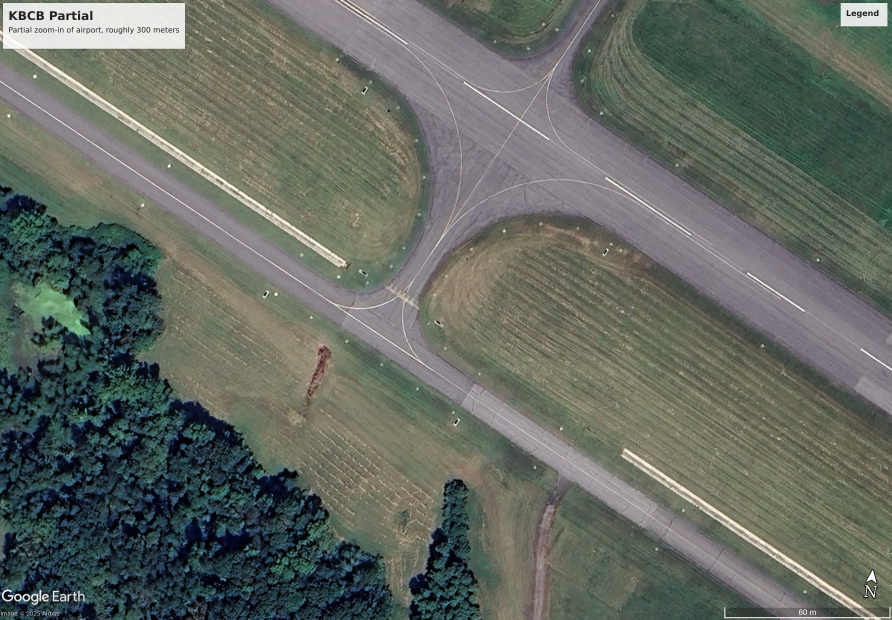
#> input picture s4/datasets/KBCB_satellite/KBCB_partial.jpg, 1783 x 1239 px (shown at 1/2 size)
$ jupyter execute map_seam_detect.ipynb   (shell and % lines are left out)   (older library calls are emulated)
#> lines starting #> are read from the running program, lines starting #| are printed output that depends on the picture
## Map seam detection
Searching the satellite reference map for geometric seams (local stitching offsets)
- Runway features are straight, so each long linear feature should be a straight line in the map
- Rotate runway to horizontal, track each feature's cross-track position y(s) per column, fit a robust line, inspect residual r(s)
- A seam = step in r(s) at the SAME along-track position s across several features

Simplifications (stated up front)
- Google Earth screenshot: no georeferencing or seamline metadata
- Pixel scale taken from the 60 m scale bar (approx)
- Every feature is treated as an edge (signed y-gradient peak) - a painted line is two edges (rising + falling)

[cell 1]
import numpy as np
import cv2
import matplotlib.pyplot as plt
import warnings
from scipy.signal import find_peaks

[cell 2]
# Satellite reference image
sat_ref = "../datasets/KBCB_satellite/KBCB_partial.jpg" # Public google earth satellite imagery

# SIMPLIFICATION: 60 m scale bar is ~325 px wide in this screenshot -> approx scale
M_PER_PX = 60 / 325

im_bgr = cv2.imread(sat_ref)
#> im_bgr is the input picture: shape (1239, 1783, 3); mean B, G, R 97.9, 105.7, 99.9
im_rgb = cv2.cvtColor(im_bgr, cv2.COLOR_BGR2RGB)
gray = cv2.cvtColor(im_bgr, cv2.COLOR_BGR2GRAY).astype(np.float64) / 255.0
H, W = gray.shape
print("Image (H, W):", (H, W), " approx m/px:", round(M_PER_PX, 3))
#| Image (H, W): (1239, 1783)  approx m/px: 0.185

# Overlay boxes to mask (x0, y0, x1, y1)
overlays = {'title': (0, 0, 375, 100),
            'legend': (1675, 0, 1783, 55),
            'logo': (0, 1170, 180, 1239),
            'scale_north': (1440, 1130, 1783, 1239)}
mask = np.ones((H, W), np.uint8)
for x0, y0, x1, y1 in overlays.values():
    mask[y0:y1, x0:x1] = 0

plt.figure(figsize=(12, 8))
plt.imshow(im_rgb)
plt.imshow(np.ma.masked_where(mask > 0, mask), cmap='autumn', alpha=0.5)
plt.title("Satellite map - masked overlays in red")
plt.show()

### Step 1: rotate runway to horizontal
- Canny turns grayscale image into edge map
- Hough lines find straight segments in the edge map
- Median angle of long egdes (over 600 pixels), keep all those within 2 degrees
- Average angle kept by weight
- Rotate full image about center so lane lines are across image

[cell 3]
# Runway direction from long Hough lines
edges = cv2.Canny((gray * 255).astype(np.uint8), 50, 150)
edges[mask == 0] = 0
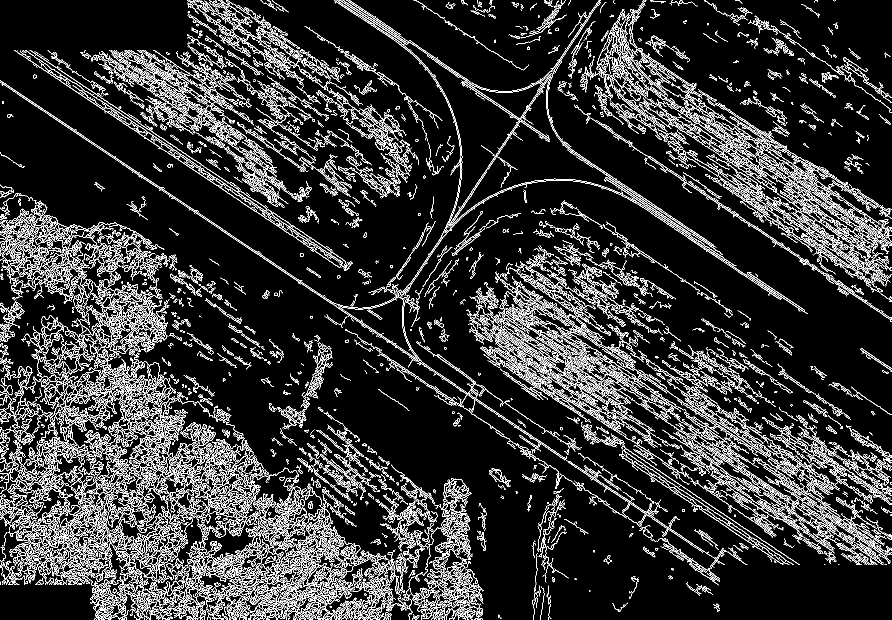
#> edges: shape (1239, 1783) (shown at 1/2 size); 13% white in thin lines or dots
lines = cv2.HoughLinesP(edges, 1, np.pi / 720, 200, minLineLength=300, maxLineGap=10)[:, 0]
#> lines = 29 rows, first 6: [0, 161, 1449, 1129], [0, 164, 1145, 929], [59, 100, 701, 529], [872, 747, 1376, 1084], [28, 100, 689, 541], [1223, 771, 1562, 996]
ang = np.degrees(np.arctan2(lines[:, 3] - lines[:, 1], lines[:, 2] - lines[:, 0]))
#> ang = 29 values, max 45 at index 15, min -56.42 at index 8, mean 25.38
length = np.hypot(lines[:, 2] - lines[:, 0], lines[:, 3] - lines[:, 1])
#> length = 29 values, max 1742.6 at index 0, min 321.4 at index 25, mean 597.3

# Dominant direction = median of the longest lines (runway / taxiway edges); keep lines within 2 deg of it
mode = np.median(ang[length > 600])
#> mode = 33.75
keep = np.abs(ang - mode) < 2
theta_deg = np.average(ang[keep], weights=length[keep])
#> theta_deg = 33.74
print(f"Lines kept: {keep.sum()}/{len(ang)}   runway angle: {theta_deg:.3f} deg")
#| Lines kept: 17/29   runway angle: 33.740 deg

def rotate_keep_all(img, theta_deg, interp):
    """
    Rotate image by theta_deg (CCW) on an expanded canvas so nothing is cropped
    Output: rotated image, 2x3 affine used
    """
#> called with theta_deg = 33.74, interp = 2
    h, w = img.shape[:2]
    R = cv2.getRotationMatrix2D((w / 2, h / 2), theta_deg, 1.0)
#> R = [[0.832, 0.555, -193.9], [-0.555, 0.832, 599.5]]
    c, s = abs(R[0, 0]), abs(R[0, 1])
#> c = 0.832; s = 0.555
    nw, nh = int(np.ceil(h * s + w * c)), int(np.ceil(h * c + w * s))
#> nw = 2171; nh = 2021
    R[0, 2] += nw / 2 - w / 2
    R[1, 2] += nh / 2 - h / 2
    return cv2.warpAffine(img, R, (nw, nh), flags=interp, borderValue=0), R

gray_r, R_rot = rotate_keep_all(gray, theta_deg, cv2.INTER_CUBIC)
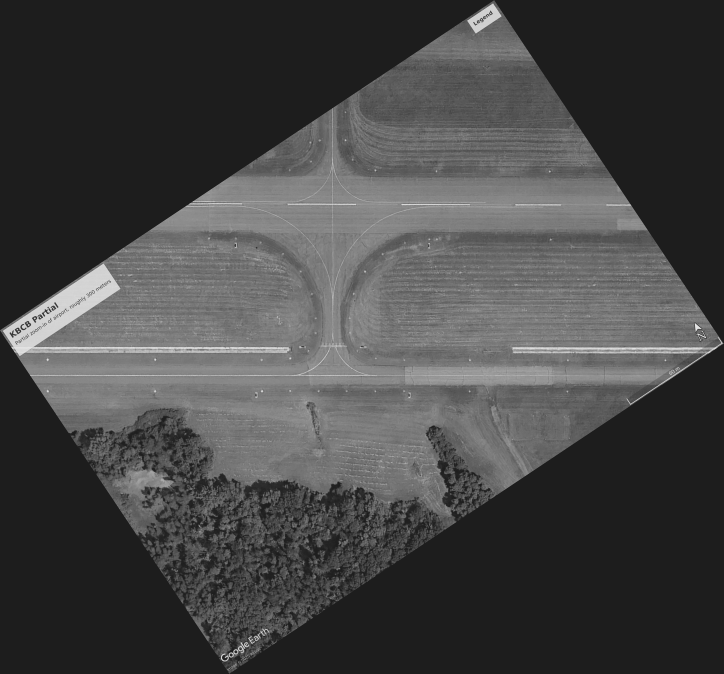
#> gray_r: shape (2021, 2171) float64 (shown at 1/3 size); min -0.15, max 1.13, mean 0.203; drawn with min black and max white
#> R_rot = [[0.832, 0.555, 0.0725], [-0.555, 0.832, 990.5]]
rgb_r, _ = rotate_keep_all(im_rgb, theta_deg, cv2.INTER_CUBIC)
mask_r, _ = rotate_keep_all(mask, theta_deg, cv2.INTER_NEAREST)
# Erode so the Sobel kernel never touches the canvas border / masked boxes
mask_r = cv2.erode(mask_r, np.ones((9, 9), np.uint8))

plt.figure(figsize=(14, 9))
plt.imshow(rgb_r)
plt.grid(alpha=0.3)
plt.title("Rotated map (runway horizontal)")
plt.show()

### Step 2: line position y(s) per column
**2a. Find the features.**
- Find average gradient along each row - rows with few valid pixels are ignored (row profile)
- Find peaks in row profile - rows with the BIGGEST values - best features (8 biggest)
- Also keep direction

[cell 4]
# Signed vertical gradient on the rotated map (light blur to suppress JPEG noise)
g_blur = cv2.GaussianBlur(gray_r, (0, 0), 1.0)
gy = cv2.Sobel(g_blur, cv2.CV_64F, 0, 1, ksize=3)
gy[mask_r == 0] = np.nan
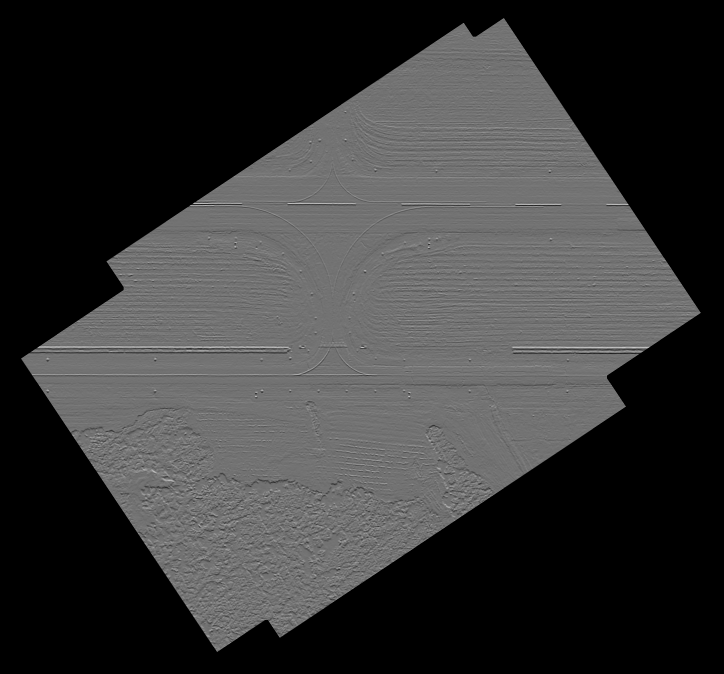
#> gy: shape (2021, 2171) float64 (shown at 1/3 size); 52.54% of the values are NaN or infinite; the others: min -1.53, max 1.86, mean -0.000926; drawn with min black, max white, NaN and infinite black

# Row profile: mean signed gradient per row (rows with few valid px ignored)
MIN_ROW_PX = 300
n_valid = np.isfinite(gy).sum(axis=1)
#> n_valid = 2021 values, max 1835 at index 940, min 0 at index 0, mean 1030.5
with warnings.catch_warnings():
    warnings.simplefilter('ignore', RuntimeWarning)
    row_prof = np.nanmean(gy, axis=1)
row_prof[n_valid < MIN_ROW_PX] = 0

# Candidate features: strongest N_FEAT peaks of |row profile|
N_FEAT = 8
BAND_HALF = 6 # band = row +- BAND_HALF px
pk, props = find_peaks(np.abs(row_prof), distance=2 * BAND_HALF + 1, prominence=0)
#> pk = 95 values from 153 to 1858; props = 3 items
pk_top = np.sort(pk[np.argsort(np.abs(row_prof[pk]))[::-1][:N_FEAT]])
#> pk_top = [383, 450, 532, 611, 1041, 1058, 1127, 1153]
feats = {f'F{i}': {'row': int(r), 'pol': np.sign(row_prof[r])} for i, r in enumerate(pk_top)}
#> feats = 8 items
for k, f in feats.items():
    print(k, f"row {f['row']:4d}  polarity {f['pol']:+.0f}  mean grad {row_prof[f['row']]:+.4f}")
#> this loop made 8 passes
#> (k, f) on passes 1 to 4: ('F0', {'row': 383, 'pol': 1}), ('F1', {'row': 450, 'pol': -1}), ('F2', {'row': 532, 'pol': 1}), ('F3', {'row': 611, 'pol': 1})
#> (printed output is left out)

fig, ax = plt.subplots(1, 2, figsize=(16, 8), gridspec_kw={'width_ratios': [1, 3]})
ax[0].plot(row_prof, np.arange(len(row_prof)))
ax[0].plot(row_prof[pk_top], pk_top, 'r.')
ax[0].set_ylim(gray_r.shape[0], 0) # same row range as the rotated image (row 0 at top)
ax[0].set_xlabel('mean y-gradient'); ax[0].set_ylabel('row')
ax[0].set_title('Row profile')
ax[1].imshow(rgb_r)
for k, f in feats.items():
    ax[1].axhline(f['row'], color='r', lw=0.6)
    ax[1].text(5, f['row'] - 3, k, color='r', fontsize=9)
ax[1].set_title('Candidate features')
plt.tight_layout(); plt.show()
#> after `plt.tight_layout()`:
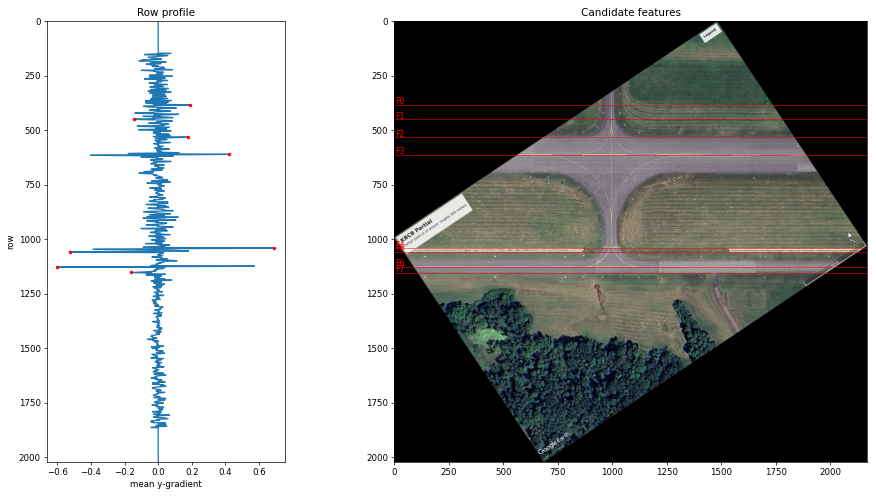
#> figure drawn by matplotlib, 2 panels

**2b. Track each feature.**
- Consider band of pixels plus/minus 6 rows from the 8 peak rows
- Feature is the STRONGEST gradient
- If the gradient jumps several rows, potentially a PEAK
- Draw curve through 3 pixels, take the top of the curve
- Remove bad columns (breaks in centerlines)

In a narrow band around its row, per column
- Argmax of (polarity x gradient), then parabola sub-pixel refinement: `dy = (g- - g+) / (2(g- - 2g0 + g+))`
- Drop weak columns (dash gaps, taxiway crossing, markers), then median-bin a few columns

[cell 5]
MIN_REL = 0.3 # column kept if its peak gradient > MIN_REL x median peak of that feature
BIN_W = 5     # columns per bin

def extract_profile(gy, mask_r, row, pol, band_half=BAND_HALF, min_rel=MIN_REL):
    """
    Sub-pixel cross-track position of one feature in every column
    Input: signed gradient, rotated mask, feature row, polarity (+1/-1)
    Output: y per column (nan where invalid), peak strength per column
    """
    lo, hi = row - band_half, row + band_half + 1
    band = pol * gy[lo:hi, :] # flip so the feature is a positive peak
    valid_col = (mask_r[lo:hi, :] > 0).all(axis=0)
    band_f = np.where(np.isfinite(band), band, -np.inf)
    k = np.argmax(band_f, axis=0)
    cols = np.arange(band.shape[1])
    inner = (k > 0) & (k < band.shape[0] - 1) # peak on band edge -> no parabola, drop
    g0 = band_f[k, cols]
    gm = band_f[np.clip(k - 1, 0, None), cols]
    gp = band_f[np.clip(k + 1, None, band.shape[0] - 1), cols]
    denom = gm - 2 * g0 + gp
    with np.errstate(invalid='ignore', divide='ignore'):
        dy = np.where(inner & (denom < 0), 0.5 * (gm - gp) / denom, np.nan)
    y = lo + k + dy
    ok = valid_col & np.isfinite(dy) & (g0 > 0)
    if ok.sum() == 0:
        return np.full(len(cols), np.nan), g0
    ok &= g0 > min_rel * np.median(g0[ok])
    y[~ok] = np.nan
    return y, g0

def bin_profile(y, bin_w=BIN_W, min_valid=3):
    """
    Median of y over bins of bin_w columns (bin needs >= min_valid valid columns)
    Output: bin center s (px), binned y
    """
    n = len(y) // bin_w
    yb = y[:n * bin_w].reshape(n, bin_w)
    with warnings.catch_warnings():
        warnings.simplefilter('ignore', RuntimeWarning)
        ym = np.nanmedian(yb, axis=1)
    ym[np.isfinite(yb).sum(axis=1) < min_valid] = np.nan
    s = np.arange(n) * bin_w + (bin_w - 1) / 2
    return s, ym

for k, f in feats.items():
    y_col, _ = extract_profile(gy, mask_r, f['row'], f['pol'])
    f['s'], f['y'] = bin_profile(y_col)
    print(k, f"coverage {np.isfinite(f['y']).mean() * 100:5.1f}% of bins")
#> this loop made 8 passes
#> (lo in extract_profile, hi in extract_profile) on passes 1 to 4: (377, 390), (444, 457), (526, 539), (605, 618)
#> (printed output is left out)

# Overlay tracked points
plt.figure(figsize=(14, 9))
plt.imshow(rgb_r)
for k, f in feats.items():
    plt.plot(f['s'], f['y'], '.', ms=1.5, label=k)
#> this loop made 8 passes
#> k on passes 1 to 4: 'F0', 'F1', 'F2', 'F3'
plt.legend(markerscale=6, fontsize=8)
plt.title("Tracked feature positions y(s)")
plt.show()
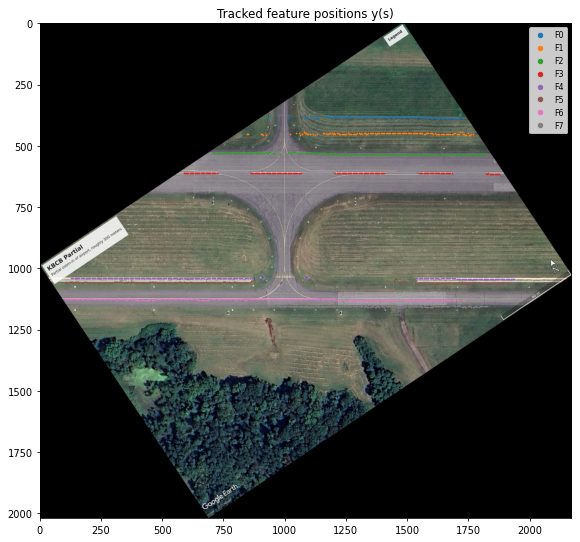
#> figure drawn by matplotlib, 1 panel

### Step 3: robust straight-line fit and residual
- A feature without a seam should lie on a straight line
- Fit best straight line to each features points (ransac line fit)
- Subtract line from points, how far each point is off the line
- No seam means residual is just noise - seam shows a jump

[cell 6]
RANSAC_THRESH = 1.0 # px inlier threshold

def ransac_line_fit(s, y, thresh=RANSAC_THRESH, n_iter=1000, seed=0):
    """
    Robust line y = a + b s
    Output: a, b, inlier fraction
    """
    ok = np.isfinite(y)
    ss, yy = s[ok], y[ok]
    rng = np.random.default_rng(seed)
    best = np.zeros(len(ss), bool)
    for _ in range(n_iter):
        i, j = rng.choice(len(ss), 2, replace=False)
        if ss[i] == ss[j]:
            continue
        b = (yy[j] - yy[i]) / (ss[j] - ss[i])
        a = yy[i] - b * ss[i]
        inl = np.abs(yy - (a + b * ss)) < thresh
        if inl.sum() > best.sum():
            best = inl
    b, a = np.polyfit(ss[best], yy[best], 1)
    return a, b, best.mean()

print(f"{'feat':5s} {'row':>5s} {'cover%':>7s} {'inlier%':>8s} {'resid ang(deg)':>15s} {'sigma px':>9s} {'sigma cm':>9s}")
for k, f in feats.items():
    if np.isfinite(f['y']).sum() < 20:
        print(k, "too few points, skipped")
        continue
    a, b, inl = ransac_line_fit(f['s'], f['y'])
    f['r'] = f['y'] - (a + b * f['s'])
    rr = f['r'][np.isfinite(f['r'])]
    f['sigma'] = 1.4826 * np.median(np.abs(rr - np.median(rr)))
    print(f"{k:5s} {f['row']:5d} {np.isfinite(f['y']).mean() * 100:7.1f} {inl * 100:8.1f} "
          f"{np.degrees(np.arctan(b)):15.4f} {f['sigma']:9.3f} {f['sigma'] * M_PER_PX * 100:9.2f}")
#> this loop made 8 passes
#> (k, b, a, inl) on passes 1 to 4: ('F0', 0.00548, 375.6, 0.781), ('F1', -0.000328, 449.8, 0.643), ('F2', 0.00371, 526.4, 0.837), ('F3', 0.00323, 607.2, 1)
#> (printed output is left out)

# Stacked residuals (m), shared along-track axis
fit_feats = {k: f for k, f in feats.items() if 'r' in f}
#> fit_feats = 8 items
fig, axs = plt.subplots(len(fit_feats), 1, figsize=(14, 1.6 * len(fit_feats)), sharex=True)
for ax, (k, f) in zip(np.atleast_1d(axs), fit_feats.items()):
    ax.plot(f['s'] * M_PER_PX, f['r'] * M_PER_PX, '.', ms=2)
    ax.axhline(0, color='k', lw=0.5)
    ax.set_ylim(-1, 1)
    ax.set_ylabel(f"{k}\nr (m)")
np.atleast_1d(axs)[-1].set_xlabel('along-track s (m)')
fig.suptitle('Residual r(s) per feature - look for steps at the same s')
plt.tight_layout(); plt.show()

### Step 4: change-point (step) test per feature
- Slide a candidate break s0 along each feature, fit `y = a + b s + d [s >= s0]` (line + step of size d)
- Score each s0 with z = |d| / SE(d); best s0 = most step-like location
- Outliers (> 4 sigma from step 3 residual) dropped first so isolated clusters don't fake a step

Simplifications
- Neighboring bins are correlated (blur, JPEG, binning), so z is inflated - Z_REF = 5 is a visual reference, not a calibrated threshold (step 5 cross-feature agreement is the real test)
- A step across a gap (dash gaps, taxiway crossing) is only located somewhere within that gap
- One step per feature (best s0 only)

[cell 7]
MIN_SEG = 10 # min bins on each side of a candidate step
OUT_K = 4    # drop points with |r| > OUT_K x sigma before the scan (e.g. F5 cluster near s~270 m)
Z_REF = 5    # reference line only - z is inflated by correlated neighboring bins

def step_scan(s, y, r, sigma, min_seg=MIN_SEG, out_k=OUT_K):
    """
    Slide a candidate step s0 along the feature, fit y = a + b s + d*[s >= s0] at each s0
    Input: binned s, y (px), step 3 residual r and noise sigma (px)
    Output: candidate s0 (px), step d (px), z = |d| / SE(d), number of points dropped
    """
    ok = np.isfinite(y) & (np.abs(r) < out_k * sigma)
    ss, yy = s[ok], y[ok]
    n = len(ss)
    sc = ss - ss.mean() # centered for conditioning
    s0s, ds, zs = [], [], []
    for i in range(min_seg, n - min_seg + 1):
        A = np.c_[np.ones(n), sc, (np.arange(n) >= i).astype(float)]
        coef, *_ = np.linalg.lstsq(A, yy, rcond=None)
        res = yy - A @ coef
        sig2 = res @ res / (n - 3)
        se_d = np.sqrt(sig2 * np.linalg.inv(A.T @ A)[2, 2])
        # Step location = midpoint between the two bins (if a gap, the step is somewhere in the gap)
        s0s.append(0.5 * (ss[i - 1] + ss[i]))
        ds.append(coef[2])
        zs.append(abs(coef[2]) / se_d)
    return np.array(s0s), np.array(ds), np.array(zs), np.isfinite(y).sum() - n

print(f"{'feat':5s} {'n':>5s} {'dropped':>8s} {'best s0 (m)':>12s} {'step d (cm)':>12s} {'z':>7s}")
for k, f in fit_feats.items():
    f['s0'], f['d'], f['z'], n_drop = step_scan(f['s'], f['y'], f['r'], f['sigma'])
    if len(f['z']) == 0:
        print(k, "too few points for a scan")
        continue
    ib = np.argmax(f['z'])
    f['best'] = (f['s0'][ib], f['d'][ib], f['z'][ib])
    print(f"{k:5s} {np.isfinite(f['y']).sum() - n_drop:5d} {n_drop:8d} {f['s0'][ib] * M_PER_PX:12.1f} "
          f"{f['d'][ib] * M_PER_PX * 100:12.2f} {f['z'][ib]:7.1f}")
#> this loop made 8 passes
#> (k, n in step_scan, n_drop, ib) on passes 1 to 4: ('F0', 112, 16, 84), ('F1', 135, 8, 88), ('F2', 202, 7, 51), ('F3', 151, 0, 118)
#> (printed output is left out)

# Stacked z(s0), shared along-track axis (same as step 3 plot)
scan_feats = {k: f for k, f in fit_feats.items() if 'best' in f}
#> scan_feats = 8 items
fig, axs = plt.subplots(len(scan_feats), 1, figsize=(14, 1.6 * len(scan_feats)), sharex=True)
for ax, (k, f) in zip(np.atleast_1d(axs), scan_feats.items()):
    ax.plot(f['s0'] * M_PER_PX, f['z'], lw=1)
    ax.axhline(Z_REF, color='r', ls='--', lw=0.6)
    ax.axvline(f['best'][0] * M_PER_PX, color='k', lw=0.5)
    ax.set_ylabel(f"{k}\nz")
np.atleast_1d(axs)[-1].set_xlabel('candidate step location s0 (m)')
fig.suptitle('Step test z(s0) per feature - seam candidates = peaks at the same s0 across features')
plt.tight_layout(); plt.show()
#> after `plt.tight_layout()`:
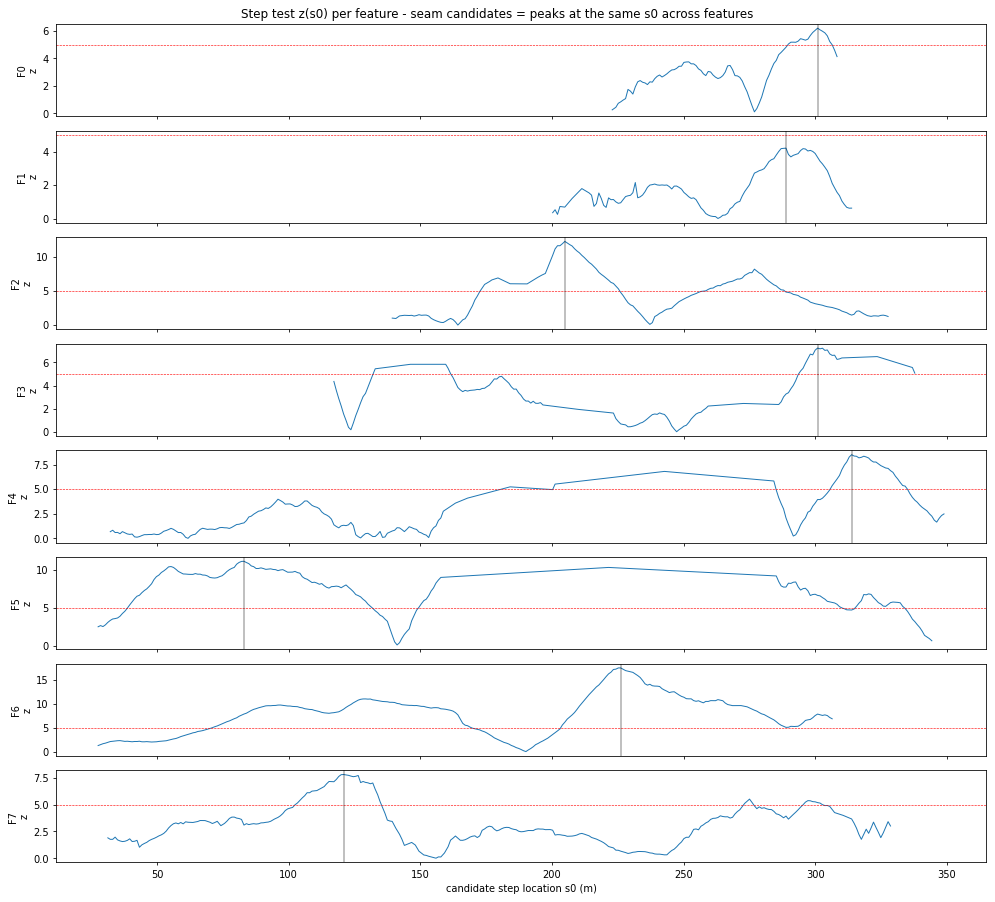
#> figure drawn by matplotlib, 8 panels; panel 8: curve peaks at x = 120.8, y = 7.79
